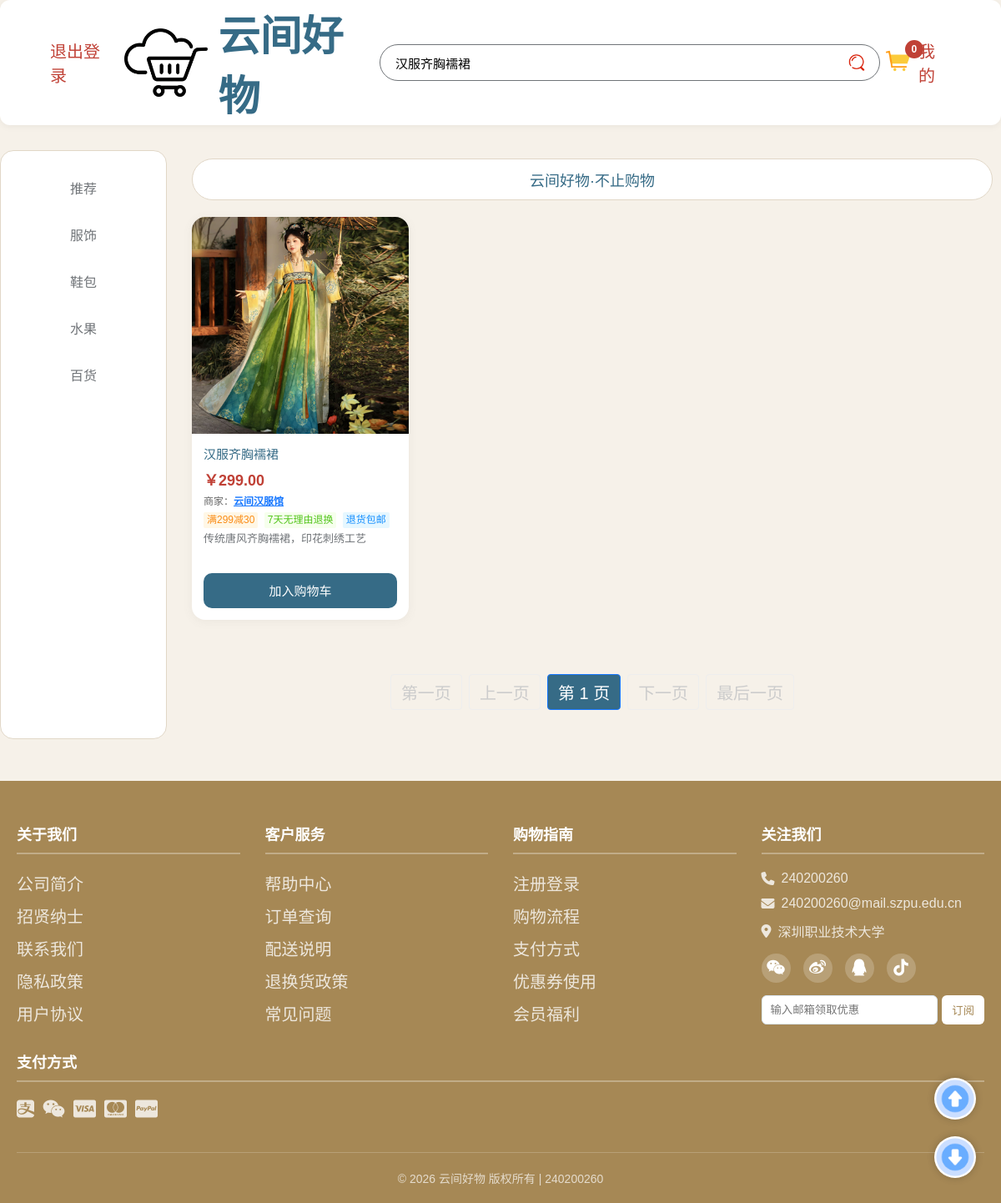
Page /shopping/index.php?keyword=汉服齐胸襦裙 (signed in) on the committed database.
### tables this page shows
CREATE TABLE `clothes` (
  `id` int(11) NOT NULL AUTO_INCREMENT,
  `code` varchar(20) NOT NULL COMMENT '产品编码',
  `name` varchar(50) NOT NULL COMMENT '产品名称',
  `price` decimal(10,2) NOT NULL COMMENT '价格',
  `description` varchar(200) DEFAULT '' COMMENT '产品描述',
  `type` varchar(10) NOT NULL COMMENT '类型：国风/日常',
  `seller` varchar(50) DEFAULT '云间好物官方旗舰店' COMMENT '商家名称',
  `coupon_info` varchar(100) DEFAULT '无优惠券' COMMENT '优惠券信息',
  `service` varchar(100) DEFAULT '7天无理由退换' COMMENT '服务说明',
  `return_free_shipping` tinyint(1) DEFAULT '1' COMMENT '退货包邮 1=是 0=否',
  `sales_count` int(11) DEFAULT '0',
  `sales_money` decimal(10,2) DEFAULT '0.00',
  `last_update` datetime DEFAULT NULL,
  PRIMARY KEY (`id`),
  UNIQUE KEY `code` (`code`)
);

### shopping/index.php (the view, shortened to what this page needs)
<!DOCTYPE html>
<html lang="zh-CN">
<head>
  <link rel="stylesheet" href="css/index.css">
  <link rel="stylesheet" href="https://cdn.bootcdn.net/ajax/libs/font-awesome/6.4.0/css/all.min.css">
</head>
<body>
  <nav>
    <div class="title">
      <a href="?logout=1">退出登录</a>
      <img src="public/cloud.png" alt="">
      <h1 class="topic">云间好物</h1>
    </div>
    <div class="search">
      <input type="text" id="searchInput" class="searchinput" placeholder="搜索商品名称/详情" value="<?= isset($_GET['keyword']) ? htmlspecialchars($_GET['keyword']) : '' ?>">
      <img src="public/search.png" alt="" class="search-icon" onclick="doSearch()">
    </div>
    <div class="cart-wrapper" onclick="toggleCartSummary()">
      <img class="cart" src="public/cart.png" alt="">
      <div id="cart-count">0</div>
    </div>
    <a class="myself" href="user_center.php">我的</a>
  </nav>
  <div class="container">
  <ul class="nav">
    <?php
      $currentRoute = '';
      $uri = $_SERVER['REQUEST_URI'];
      $uri = strtok($uri, '?');
      if ($uri == '/' || $uri == '/index.php') {
        $currentRoute = 'home';
      } else {
        $currentRoute = trim($uri, '/');
      }
    ?>
    <li class="<?= $currentRoute == 'home' ? 'active' : '' ?>" data-route="home">推荐</li>
    <li class="<?= $currentRoute == 'clothes' ? 'active' : '' ?>" data-route="clothes">服饰</li>
    <li class="<?= $currentRoute == 'shoes_bags' ? 'active' : '' ?>" data-route="shoes_bags">鞋包</li>
    <li class="<?= $currentRoute == 'fruits' ? 'active' : '' ?>" data-route="fruits">水果</li>
    <li class="<?= $currentRoute == 'daily_goods' ? 'active' : '' ?>" data-route="daily_goods">百货</li>
  </ul>
    <div class="content">
      <div class="word">云间好物·不止购物</div>
      <div class="list" id="goodsList">
      <?php
      include "db_conn.php";
      $page = isset($_GET['page']) ? max(1, (int)$_GET['page']) : 1;
      $pageSize = 8;
      $offset = ($page - 1) * $pageSize;
      $total = 0;
      $allData = [];
      $route = '';
      $uri = $_SERVER['REQUEST_URI'];
      $uri = strtok($uri, '?');
      if ($uri == '/' || $uri == '/index.php' || $uri == '') {
          $route = 'home';
      } else {
          $route = trim($uri, '/');
      }
      if (isset($_GET['keyword']) && !empty(trim($_GET['keyword']))) {
          $kw = (string)trim($_GET['keyword'] ?? '');
          $tables = ['clothes', 'shoes_bags', 'fruits', 'daily_goods'];
          foreach ($tables as $table) {
              $countSql = "SELECT COUNT(*) as cnt FROM `$table` WHERE name LIKE '%$kw%' OR description LIKE '%$kw%'";
              $countRes = mysqli_query($conn, $countSql);
              $total += mysqli_fetch_array($countRes)['cnt'];
          }
          $need = $pageSize;
          foreach ($tables as $table) {
              $sql = "SELECT * FROM `$table` WHERE name LIKE '%$kw%' OR description LIKE '%$kw%' LIMIT $offset, $need";
              $result = mysqli_query($conn, $sql);
              while ($row = mysqli_fetch_array($result)) {
                  $row['_table'] = $table;
                  $allData[] = $row;
                  $need--;
              }
          }
      }
      if (empty($allData)) {
          echo "<div style='width:100%;text-align:center;padding:40px 0;'>未找到相关商品</div>";
      } else {
          foreach ($allData as $row) {
              $code = $row['code'];
              $price = $row['price'];
              $name = $row['name'];
              $description = $row['description'];
              $seller = $row['seller'];
              $coupon = $row['coupon_info'];
              $service = $row['service'];
              $ret = $row['return_free_shipping'] ? '退货包邮' : '退货不包邮';
              echo "
              <div class='item' onclick='openModal(\"$code\",\"$name\",\"$price\",\"$description\",\"$seller\",\"$coupon\",\"$service\",\"$ret\")'>
                <div class='item-img'>
                    <img src='img/$code.jpg' alt=''>
                </div>
                <div class='item-content'>
                  <div class='item-name'>$name</div>
                  <div class='item-price'>￥$price</div>
                  <div class='item-extra'>
                    商家：<span class='seller-name' onclick='event.stopPropagation(); gotoSeller(\"$seller\", window.location.href)'>$seller</span>
                  </div>
                  <div class='item-extra'>
                    <span class='tag-coupon'>$coupon</span>
                    <span class='tag-service'>$service</span>
                    <span class='tag-return'>$ret</span>
                  </div>
                  <div class='item-info'>$description</div>
                </div>
                <div class='item-btn' onclick='event.stopPropagation(); addToCart(this, \"$code\",\"$name\",$price,\"$description\")'>加入购物车</div>
                <div class='quantity'>
                  <button onclick='event.stopPropagation(); changeQty(this,-1,$price)'>-</button>
                  <span>0</span>
                  <button onclick='event.stopPropagation(); changeQty(this,1,$price)'>+</button>
                </div>
              </div>
              ";
          }
      }
      ?>
      </div>
      <?php if($route != 'home'){ ?>
      <div class="pagination">
        <?php
        $totalPage = ceil($total / $pageSize);
        $baseUrl = strtok($_SERVER["REQUEST_URI"], '?');
        $paramStr = '';
        $params = $_GET;
        unset($params['page']);
        if(!empty($params)){
            $paramStr = '&'.http_build_query($params);
        }
        if ($page <= 1) {
            echo "<a class='disabled'>第一页</a>";
        } else {
            echo "<a href='$baseUrl?page=1$paramStr'>第一页</a>";
        }
        if ($page <= 1) {
            echo "<a class='disabled'>上一页</a>";
        } else {
            echo "<a href='$baseUrl?page=" . ($page - 1) . "$paramStr'>上一页</a>";
        }
        echo "<a class='active'>第 $page 页</a>";
        if ($page >= $totalPage) {
            echo "<a class='disabled'>下一页</a>";
        } else {
            echo "<a href='$baseUrl?page=" . ($page + 1) . "$paramStr'>下一页</a>";
        }
        if ($page >= $totalPage || $totalPage == 0) {
            echo "<a class='disabled'>最后一页</a>";
        } else {
            echo "<a href='$baseUrl?page=$totalPage$paramStr'>最后一页</a>";
        }
        ?>
      </div>
      <?php } ?>
    </div>
  </div>
  <div class="top" onclick="goTop()">
    <img src="public/up.png" alt="">
  </div>
  <div class="bottom" onclick="goBottom()">
    <img src="public/down.png" alt="">
  </div>
  <footer class="footer">
    <div class="footer-container">
      <div class="footer-col">
        <h4>关于我们</h4>
        <ul>
          <li><a href="#">公司简介</a></li>
          <li><a href="#">招贤纳士</a></li>
          <li><a href="#">联系我们</a></li>
          <li><a href="#">隐私政策</a></li>
          <li><a href="#">用户协议</a></li>
        </ul>
      </div>
      <div class="footer-col">
        <h4>客户服务</h4>
        <ul>
          <li><a href="#">帮助中心</a></li>
          <li><a href="#">订单查询</a></li>
          <li><a href="#">配送说明</a></li>
          <li><a href="#">退换货政策</a></li>
          <li><a href="#">常见问题</a></li>
        </ul>
      </div>
      <div class="footer-col">
        <h4>购物指南</h4>
        <ul>
          <li><a href="#">注册登录</a></li>
          <li><a href="#">购物流程</a></li>
          <li><a href="#">支付方式</a></li>
          <li><a href="#">优惠券使用</a></li>
          <li><a href="#">会员福利</a></li>
        </ul>
      </div>
      <div class="footer-col">
        <h4>关注我们</h4>
        <div class="contact-info">
          <p><i class="fas fa-phone"></i> 240200260</p>
          <p><i class="fas fa-envelope"></i> 240200260@mail.szpu.edu.cn</p>
          <p><i class="fas fa-map-marker-alt"></i> 深圳职业技术大学</p>
        </div>
        <div class="social-icons">
          <a href="#"><i class="fab fa-weixin"></i></a>
          <a href="#"><i class="fab fa-weibo"></i></a>
          <a href="#"><i class="fab fa-qq"></i></a>
          <a href="#"><i class="fab fa-tiktok"></i></a>
        </div>
        <div class="subscribe">
          <input type="email" placeholder="输入邮箱领取优惠">
          <button>订阅</button>
        </div>
      </div>
    </div>
    <div class="footer-container payment">
      <div class="footer-col">
        <h4>支付方式</h4>
        <div class="payment-icons">
          <i class="fab fa-alipay"></i>
          <i class="fab fa-weixin"></i>
          <i class="fab fa-cc-visa"></i>
          <i class="fab fa-cc-mastercard"></i>
          <i class="fab fa-cc-paypal"></i>
        </div>
      </div>
    </div>
    <div class="copyright">
      <p>© 2026 云间好物 版权所有 | 240200260</p>
    </div>
  </footer>
</body>
</html>

### rows in the picture
clothes: code (picture), name "汉服齐胸襦裙", price "299.00", seller "云间汉服馆", coupon_info "满299减30", service "7天无理由退换", return_free_shipping "退货包邮", description "传统唐风齐胸襦裙，印花刺绣工艺"

### other values in the picture
$page "1"
